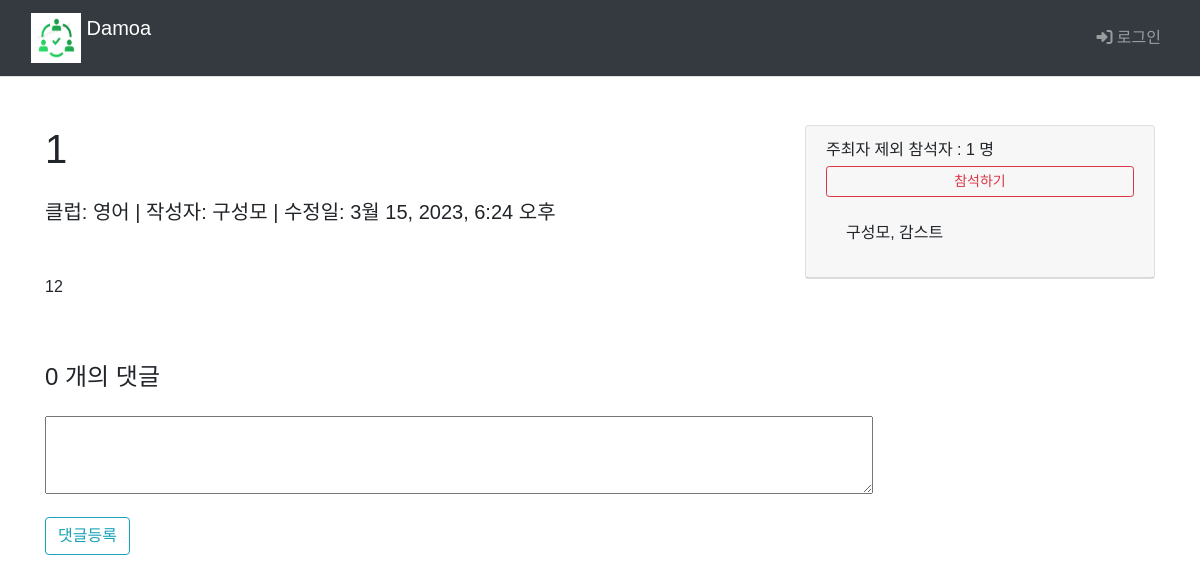
The page /main/board_list/305/ on the database as committed earlier.
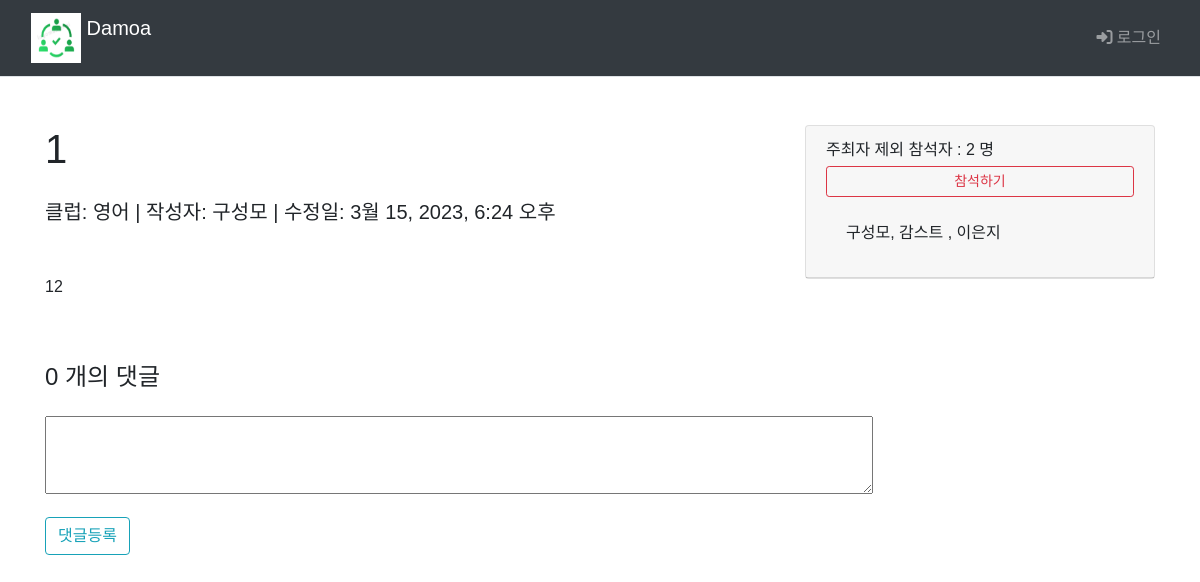
The same page on the database as committed later.
### main/models.py (models this page shows, shortened)
class Board(models.Model):
    club = models.ForeignKey(Club, on_delete=models.CASCADE)
    author = models.ForeignKey(settings.AUTH_USER_MODEL, on_delete=models.CASCADE, default=1, null=True, related_name='author_board')
    subject = models.CharField('제목', max_length = 200,
                               help_text='게시글의 제목을 한 줄로 작성하세요.')
    content = models.TextField('내용', help_text='내용을 상세히 작성하세요.')
    create_date = models.DateTimeField('생성일')
    modify_date = models.DateTimeField(null=True, blank=True)
    voter=models.ManyToManyField(settings.AUTH_USER_MODEL, related_name='voter_board')

class Club(models.Model):
    class category(models.TextChoices):
        from django.utils.translation import gettext_lazy as _
        COOK = 'CK', _('Cook')
        CULTURE = 'CT', _('Culture')
        GAME = 'GA', _('Game')
        LANGUAGE = 'LA', _('Language')
        MUSIC = 'MU', _('Music')
        OUTDOOR = 'OD', _('Outdoor')
        SPORTS = 'SP', _('Sports')
    category = models.CharField(
        max_length=10,
        choices = category.choices,
        null=True
    )
    name=models.TextField('클럽이름')
    author = models.ForeignKey(settings.AUTH_USER_MODEL, on_delete=models.CASCADE, default=1, null=True, related_name='author_club')

### common/models.py (models this page shows)
class CustomUser(AbstractBaseUser, PermissionsMixin) :
    email = models.EmailField(blank=True, unique=True, default='')
    username = models.CharField(max_length = 15, unique=True)
    name = models.CharField(max_length=15)
    age = models.IntegerField()
    ad = models.CharField(max_length=50)
    is_active = models.BooleanField(default=True)
    is_superuser = models.BooleanField(default=True)
    is_staff = models.BooleanField(default=True)
    date_joined = models.DateTimeField(default=timezone.now)
    last_login = models.DateTimeField(blank=True, null=True)
    objects = CustomUserManager()
    USERNAME_FIELD = 'username'
    REQUIRED_FIELD = ['name']
    class Meta :
        ordering = ['-date_joined']
        verbose_name = 'User'
        verbose_name_plural = 'User'

### main/views.py (the view)
# urls.py: path('main/board_list/<int:board_id>/', views.detail, name='detail'),
def detail(request, board_id):
    board=get_object_or_404(Board, pk=board_id)
    context={'board':board}
    return render(request, 'main/board_detail.html',context)

### templates/main/board_detail.html (shortened to what this page needs)
{% extends 'base.html' %}
{% block content %}
  <div class="container py-5">
    <div class="row">
      <div class="col-lg-8">
        <h1 class="mb-4">
          {{ board.subject }}</h1>
        <div class="lead mb-5">
          클럽:
          {{ board.club.name }}
          | 작성자:
          {{ board.author.name }}
          {% if board.modify_date %}
            | 수정일:
            {{ board.modify_date }}
            {%else%}
            | 작성일:
            {{ board.create_date }}
          {% endif %}
        </div>
        <p>{{ board.content }}</p>
        <div class="row">
          <div class="col-lg-12">
            <h4 class="mt-5 mb-4">{{board.reply_set.count}}
              개의 댓글</h4>
          </div>
        </div>
        <form action="{%url 'main:reply_create' board.id%}" method="post">
          <div class="form-group">
            <textarea name="content" id="content" cols="87%" rows="3"></textarea>
          </div>
          <input type="submit" value="댓글등록" class="btn btn-outline-info">
        </form>
      </div>
      <div class="col-lg-4">
        <div class="card">
          <div class="card-header">
            주최자 제외 참석자 :
            {{board.voter.count}}
            명
            {%if request.user in board.voter.all %}
              <a href="#" data-uri="{%url 'main:vote_board' board.id %}" class="recommend1 btn btn-sm btn-outline-danger btn-block my-1">참석취소</a>
              {%else%}
              <a href="#" data-uri="{%url 'main:vote_board' board.id %}" class="recommend btn btn-sm btn-outline-danger btn-block my-1">참석하기</a>
              {%endif%}
              <div class="card-body">
                {{board.author.name}},
                {% for voter in board.voter.all %}
                  {{ voter.name }}
                  {% if not forloop.last %},
                  {% endif %}
                  {% empty %}
                  외 참석한 사람이 아직 없습니다.
                {% endfor %}
              </div>
            </div>
          </div>
        </div>
      </div>
    </div>
  {% endblock %}

Rows that differ between the two databases and show on the page:
computed for Board "영어": voter.count "1" → "2"
changed CustomUser "감스트": now shows ","
now on this page (row edited): CustomUser: name "이은지"
